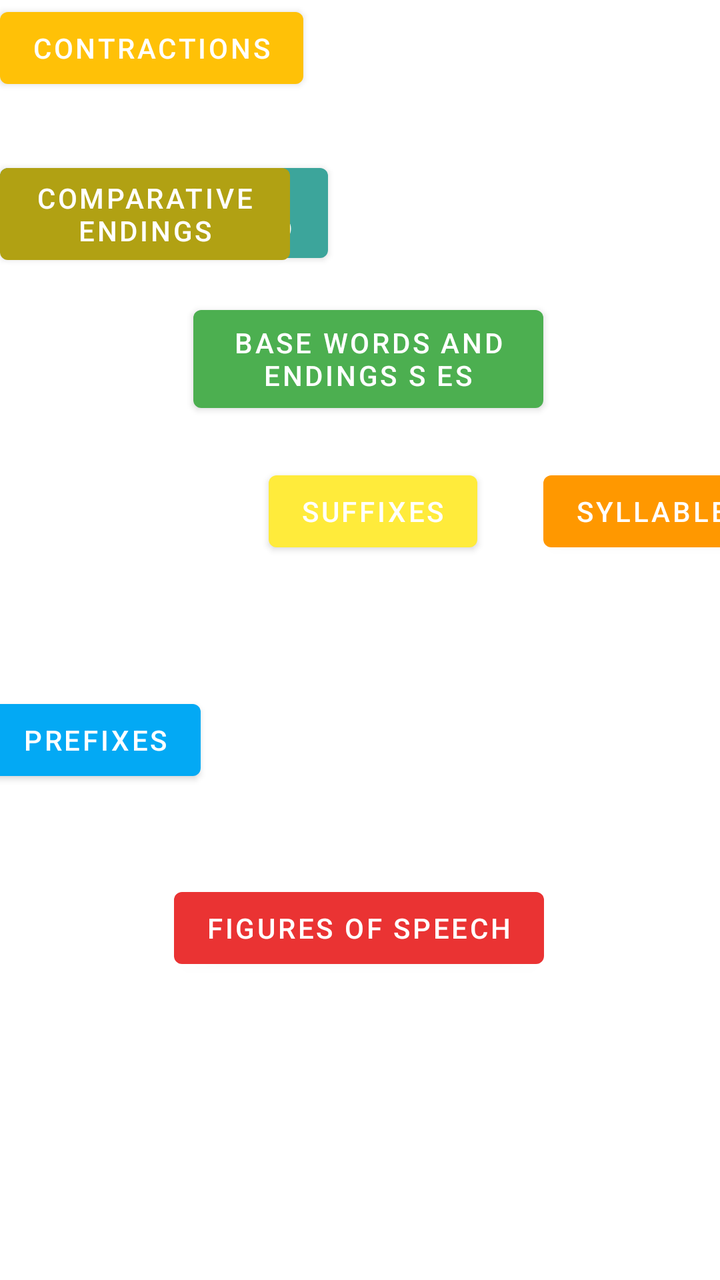
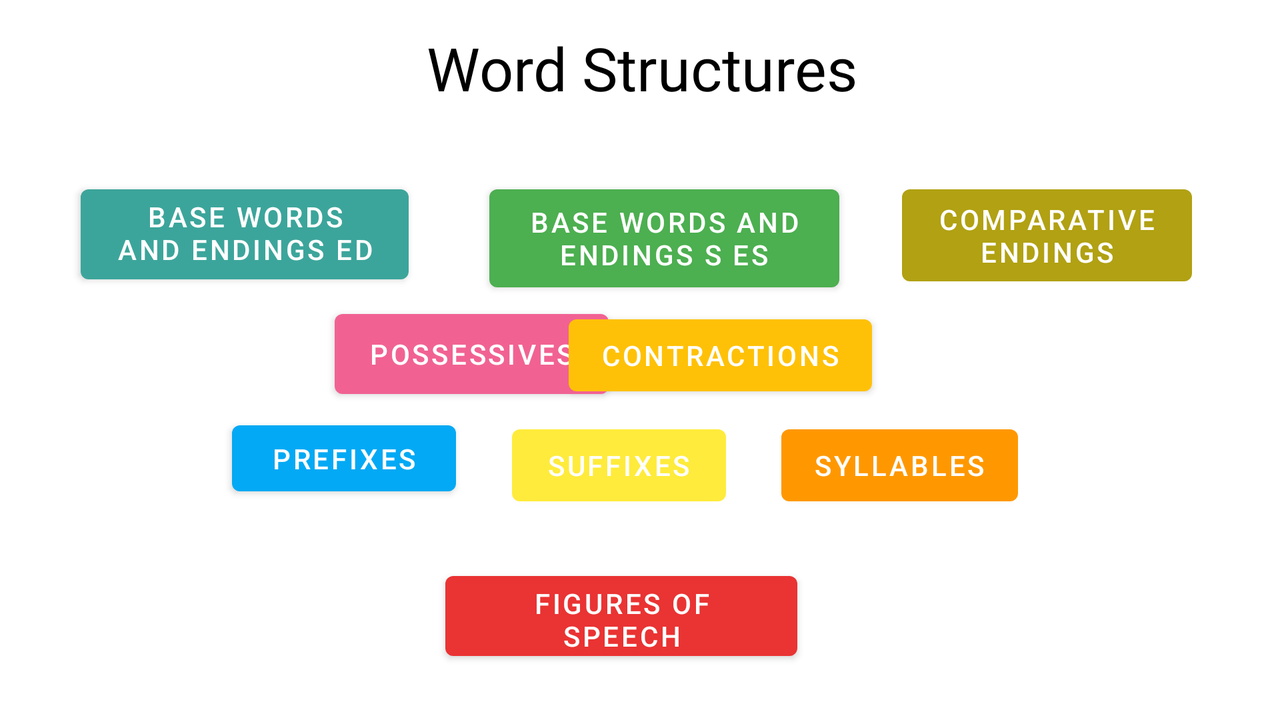

First picture: res/layout/ on a phone held upright. Second picture: the repository's own variant of that layout, on a device whose configuration matches the variant's folder. Source for both follows.
<!-- AndroidManifest.xml: application theme Theme.Herataleapp -->
<!-- res/layout/activity_word_structures_main.xml -->
<?xml version="1.0" encoding="utf-8"?>
<androidx.constraintlayout.widget.ConstraintLayout xmlns:android="http://schemas.android.com/apk/res/android"
    xmlns:app="http://schemas.android.com/apk/res-auto"
    xmlns:tools="http://schemas.android.com/tools"
    android:layout_width="match_parent"
    android:layout_height="match_parent"
    tools:context=".WordStructuresMainActivity">

    <Button
        android:id="@+id/button"
        android:layout_width="164dp"
        android:layout_height="57dp"
        android:layout_marginTop="78dp"
        android:text="Base Words and Endings ed ing"
        app:backgroundTint="#3CA59B"
        app:layout_constraintTop_toTopOf="parent"
        tools:layout_editor_absoluteX="16dp" />

    <Button
        android:id="@+id/button2"
        android:layout_width="175dp"
        android:layout_height="61dp"
        android:layout_marginEnd="114dp"
        android:layout_marginLeft="122dp"
        android:layout_marginRight="114dp"
        android:layout_marginStart="122dp"
        android:layout_marginTop="149dp"
        android:text="Base Words And Endings s es"
        app:backgroundTint="#4CAF50"
        app:layout_constraintEnd_toEndOf="parent"
        app:layout_constraintStart_toStartOf="parent"
        app:layout_constraintTop_toTopOf="parent" />

    <Button
        android:id="@+id/button3"
        android:layout_width="wrap_content"
        android:layout_height="wrap_content"
        android:layout_marginBottom="23dp"
        android:layout_marginEnd="17dp"
        android:layout_marginLeft="33dp"
        android:layout_marginRight="17dp"
        android:layout_marginStart="33dp"
        android:layout_marginTop="403dp"
        android:text="Prefixes"
        app:backgroundTint="#03A9F4"
        app:layout_constraintBottom_toTopOf="@+id/button11"
        app:layout_constraintEnd_toStartOf="@+id/button4"
        app:layout_constraintStart_toStartOf="parent"
        app:layout_constraintTop_toTopOf="parent" />

    <Button
        android:id="@+id/button4"
        android:layout_width="wrap_content"
        android:layout_height="wrap_content"
        android:layout_marginBottom="23dp"
        android:layout_marginEnd="21dp"
        android:layout_marginLeft="17dp"
        android:layout_marginRight="21dp"
        android:layout_marginStart="17dp"
        android:layout_marginTop="46dp"
        android:text="Suffixes"
        app:backgroundTint="#FFEB3B"
        app:layout_constraintBottom_toTopOf="@+id/button11"
        app:layout_constraintEnd_toStartOf="@+id/button6"
        app:layout_constraintStart_toEndOf="@+id/button3"
        app:layout_constraintTop_toBottomOf="@+id/button7" />

    <Button
        android:id="@+id/button5"
        android:layout_width="143dp"
        android:layout_height="55dp"
        android:layout_marginBottom="454dp"
        android:layout_marginEnd="18dp"
        android:layout_marginLeft="250dp"
        android:layout_marginRight="18dp"
        android:layout_marginStart="250dp"
        android:layout_marginTop="222dp"
        android:text="Compound Words"
        app:backgroundTint="#3F51B5"
        app:layout_constraintBottom_toBottomOf="parent"
        app:layout_constraintEnd_toEndOf="parent"
        app:layout_constraintStart_toStartOf="parent"
        app:layout_constraintTop_toTopOf="parent" />

    <Button
        android:id="@+id/button6"
        android:layout_width="wrap_content"
        android:layout_height="wrap_content"
        android:layout_marginBottom="23dp"
        android:layout_marginEnd="8dp"
        android:layout_marginLeft="12dp"
        android:layout_marginRight="8dp"
        android:layout_marginStart="12dp"
        android:layout_marginTop="46dp"
        android:text="Syllables"
        app:backgroundTint="#FF9800"
        app:layout_constraintBottom_toTopOf="@+id/button11"
        app:layout_constraintEnd_toEndOf="parent"
        app:layout_constraintStart_toEndOf="@+id/button4"
        app:layout_constraintTop_toBottomOf="@+id/button7" />

    <Button
        android:id="@+id/button7"
        android:layout_width="wrap_content"
        android:layout_height="wrap_content"
        android:text="Contractions"
        app:backgroundTint="#FFC107"
        tools:layout_editor_absoluteX="245dp"
        tools:layout_editor_absoluteY="309dp" />

    <Button
        android:id="@+id/button8"
        android:layout_width="wrap_content"
        android:layout_height="wrap_content"
        android:layout_marginBottom="374dp"
        android:layout_marginEnd="261dp"
        android:layout_marginLeft="16dp"
        android:layout_marginRight="261dp"
        android:layout_marginStart="16dp"
        android:layout_marginTop="309dp"
        android:text="Possessives"
        app:backgroundTint="#F16293"
        app:layout_constraintBottom_toBottomOf="parent"
        app:layout_constraintEnd_toEndOf="parent"
        app:layout_constraintStart_toStartOf="parent"
        app:layout_constraintTop_toTopOf="parent" />

    <Button
        android:id="@+id/button9"
        android:layout_width="132dp"
        android:layout_height="61dp"
        android:layout_marginBottom="448dp"
        android:layout_marginEnd="263dp"
        android:layout_marginLeft="16dp"
        android:layout_marginRight="263dp"
        android:layout_marginStart="16dp"
        android:layout_marginTop="222dp"
        android:text="Plurals"
        app:backgroundTint="#91443E"
        app:layout_constraintBottom_toBottomOf="parent"
        app:layout_constraintEnd_toEndOf="parent"
        app:layout_constraintStart_toStartOf="parent"
        app:layout_constraintTop_toTopOf="parent" />

    <Button
        android:id="@+id/button10"
        android:layout_width="145dp"
        android:layout_height="58dp"
        android:layout_marginTop="78dp"
        android:text="Comparative Endings"
        app:backgroundTint="#B1A113"
        app:layout_constraintTop_toTopOf="parent"
        tools:layout_editor_absoluteX="265dp" />

    <Button
        android:id="@+id/button11"
        android:layout_width="wrap_content"
        android:layout_height="wrap_content"
        android:layout_marginBottom="209dp"
        android:layout_marginEnd="114dp"
        android:layout_marginLeft="113dp"
        android:layout_marginRight="114dp"
        android:layout_marginStart="113dp"
        android:layout_marginTop="23dp"
        android:text="Figures Of Speech"
        app:backgroundTint="#EA3333"
        app:layout_constraintBottom_toBottomOf="parent"
        app:layout_constraintEnd_toEndOf="parent"
        app:layout_constraintStart_toStartOf="parent"
        app:layout_constraintTop_toBottomOf="@+id/button3" />
</androidx.constraintlayout.widget.ConstraintLayout>
<!-- resources referenced by this layout -->
<resources>
  <style name="Theme.Herataleapp" parent="Theme.MaterialComponents.DayNight.DarkActionBar">
          
          <item name="colorPrimary">@color/purple_500</item>
          <item name="colorPrimaryVariant">@color/purple_700</item>
          <item name="colorOnPrimary">@color/white</item>
          
          <item name="colorSecondary">@color/teal_200</item>
          <item name="colorSecondaryVariant">@color/teal_700</item>
          <item name="colorOnSecondary">@color/black</item>
          
          <item name="android:statusBarColor" tools:targetApi="l">?attr/colorPrimaryVariant</item>
          
      </style>
</resources>
<!-- res/layout-land/activity_word_structures_main.xml (the repository's variant of the layout above) -->
<!-- drawn on the phone turned sideways -->
<?xml version="1.0" encoding="utf-8"?>
<androidx.constraintlayout.widget.ConstraintLayout xmlns:android="http://schemas.android.com/apk/res/android"
    xmlns:app="http://schemas.android.com/apk/res-auto"
    xmlns:tools="http://schemas.android.com/tools"
    android:layout_width="match_parent"
    android:layout_height="match_parent"
    tools:context=".WordStructuresMainActivity">

    <Button
        android:id="@+id/button8"
        android:layout_width="137dp"
        android:layout_height="52dp"
        android:text="Possessives"
        app:backgroundTint="#F16293"
        app:layout_constraintBottom_toBottomOf="parent"
        app:layout_constraintEnd_toEndOf="parent"
        app:layout_constraintHorizontal_bias="0.333"
        app:layout_constraintStart_toStartOf="parent"
        app:layout_constraintTop_toTopOf="parent"
        app:layout_constraintVertical_bias="0.49" />

    <Button
        android:id="@+id/button7"
        android:layout_width="wrap_content"
        android:layout_height="wrap_content"
        android:layout_marginEnd="204dp"
        android:layout_marginRight="204dp"
        android:text="Contractions"
        app:backgroundTint="#FFC107"
        app:layout_constraintBottom_toBottomOf="parent"
        app:layout_constraintEnd_toEndOf="parent"
        app:layout_constraintTop_toTopOf="parent"
        app:layout_constraintVertical_bias="0.493" />

    <Button
        android:id="@+id/button5"
        android:layout_width="143dp"
        android:layout_height="55dp"
        android:layout_marginTop="222dp"
        android:layout_marginEnd="18dp"
        android:layout_marginRight="18dp"
        android:layout_marginBottom="454dp"
        android:text="Compound Words"
        app:backgroundTint="#3F51B5"
        app:layout_constraintBottom_toBottomOf="parent"
        app:layout_constraintEnd_toEndOf="parent"
        app:layout_constraintHorizontal_bias="0.985"
        app:layout_constraintStart_toStartOf="parent"
        app:layout_constraintTop_toTopOf="parent"
        app:layout_constraintVertical_bias="0.143" />

    <Button
        android:id="@+id/button"
        android:layout_width="164dp"
        android:layout_height="57dp"
        android:text="Base Words and Endings ed ing"
        app:backgroundTint="#3CA59B"
        app:layout_constraintBottom_toBottomOf="parent"
        app:layout_constraintEnd_toStartOf="@+id/button10"
        app:layout_constraintHorizontal_bias="0.14"
        app:layout_constraintStart_toStartOf="parent"
        app:layout_constraintTop_toTopOf="parent"
        app:layout_constraintVertical_bias="0.293" />

    <Button
        android:id="@+id/button9"
        android:layout_width="132dp"
        android:layout_height="52dp"
        android:layout_marginStart="18dp"
        android:layout_marginLeft="18dp"
        android:layout_marginTop="222dp"
        android:layout_marginBottom="448dp"
        android:text="Plurals"
        app:backgroundTint="#91443E"
        app:layout_constraintBottom_toBottomOf="parent"
        app:layout_constraintEnd_toStartOf="@+id/button5"
        app:layout_constraintHorizontal_bias="0.016"
        app:layout_constraintStart_toStartOf="parent"
        app:layout_constraintTop_toTopOf="parent"
        app:layout_constraintVertical_bias="0.138" />

    <Button
        android:id="@+id/button2"
        android:layout_width="175dp"
        android:layout_height="61dp"
        android:text="Base Words And Endings s es"
        app:backgroundTint="#4CAF50"
        app:layout_constraintBottom_toBottomOf="parent"
        app:layout_constraintEnd_toEndOf="parent"
        app:layout_constraintHorizontal_bias="0.526"
        app:layout_constraintStart_toStartOf="parent"
        app:layout_constraintTop_toTopOf="parent"
        app:layout_constraintVertical_bias="0.297" />

    <Button
        android:id="@+id/button10"
        android:layout_width="145dp"
        android:layout_height="58dp"
        android:layout_marginEnd="44dp"
        android:layout_marginRight="44dp"
        android:text="Comparative Endings"
        app:backgroundTint="#B1A113"
        app:layout_constraintBottom_toBottomOf="parent"
        app:layout_constraintEnd_toEndOf="parent"
        app:layout_constraintTop_toTopOf="parent"
        app:layout_constraintVertical_bias="0.294" />

    <Button
        android:id="@+id/button3"
        android:layout_width="112dp"
        android:layout_height="45dp"
        android:layout_marginEnd="21dp"
        android:layout_marginRight="21dp"
        android:layout_marginBottom="23dp"
        android:text="Prefixes"
        app:backgroundTint="#03A9F4"
        app:layout_constraintBottom_toBottomOf="parent"
        app:layout_constraintEnd_toEndOf="parent"
        app:layout_constraintHorizontal_bias="0.229"
        app:layout_constraintStart_toStartOf="parent"
        app:layout_constraintTop_toTopOf="parent"
        app:layout_constraintVertical_bias="0.708" />

    <Button
        android:id="@+id/button6"
        android:layout_width="wrap_content"
        android:layout_height="wrap_content"
        android:text="Syllables"
        app:backgroundTint="#FF9800"
        app:layout_constraintBottom_toBottomOf="parent"
        app:layout_constraintEnd_toEndOf="parent"
        app:layout_constraintHorizontal_bias="0.749"
        app:layout_constraintStart_toStartOf="parent"
        app:layout_constraintTop_toTopOf="parent"
        app:layout_constraintVertical_bias="0.669" />

    <Button
        android:id="@+id/button4"
        android:layout_width="107dp"
        android:layout_height="48dp"
        android:text="Suffixes"
        app:backgroundTint="#FFEB3B"
        app:layout_constraintBottom_toBottomOf="parent"
        app:layout_constraintEnd_toEndOf="parent"
        app:layout_constraintHorizontal_bias="0.48"
        app:layout_constraintStart_toStartOf="parent"
        app:layout_constraintTop_toTopOf="parent"
        app:layout_constraintVertical_bias="0.669" />

    <Button
        android:id="@+id/button11"
        android:layout_width="176dp"
        android:layout_height="52dp"
        android:layout_marginStart="114dp"
        android:layout_marginLeft="114dp"
        android:layout_marginEnd="114dp"
        android:layout_marginRight="114dp"
        android:text="Figures Of Speech"
        app:backgroundTint="#EA3333"
        app:layout_constraintBottom_toBottomOf="parent"
        app:layout_constraintEnd_toEndOf="parent"
        app:layout_constraintHorizontal_bias="0.461"
        app:layout_constraintStart_toStartOf="parent"
        app:layout_constraintTop_toTopOf="parent"
        app:layout_constraintVertical_bias="0.916" />

    <TextView
        android:id="@+id/textView4"
        android:layout_width="wrap_content"
        android:layout_height="wrap_content"
        android:fontFamily="@font/patrick_hand"
        android:text="Word Structures"
        android:textColor="#000000"
        android:textSize="30sp"
        app:layout_constraintBottom_toBottomOf="parent"
        app:layout_constraintEnd_toEndOf="parent"
        app:layout_constraintHorizontal_bias="0.502"
        app:layout_constraintStart_toStartOf="parent"
        app:layout_constraintTop_toTopOf="parent"
        app:layout_constraintVertical_bias="0.043" />

</androidx.constraintlayout.widget.ConstraintLayout>
